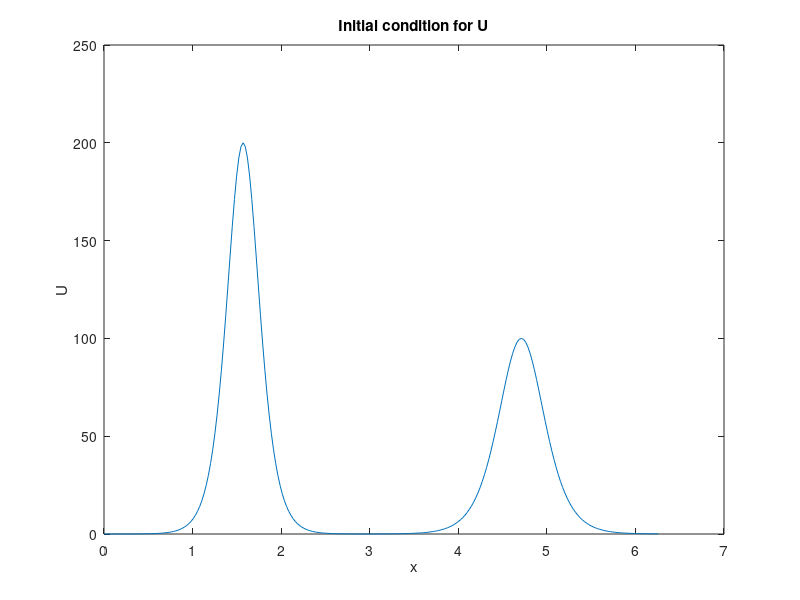
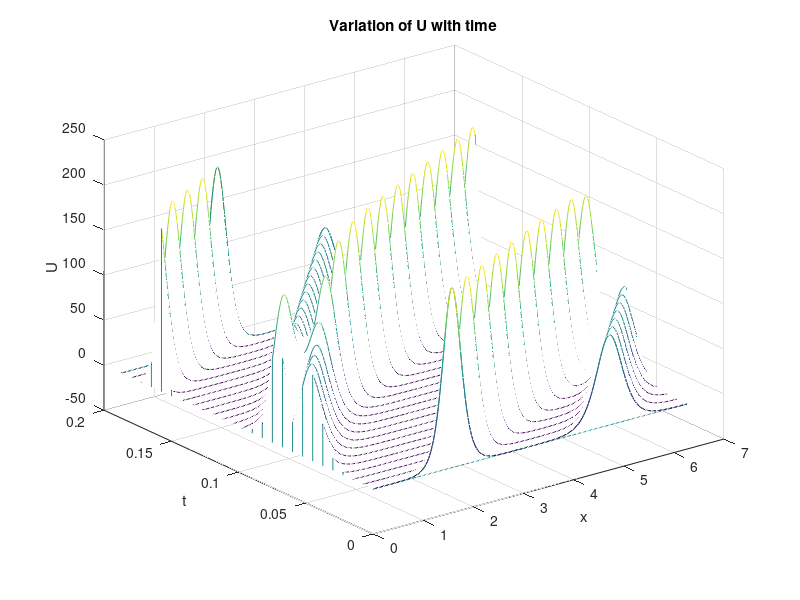
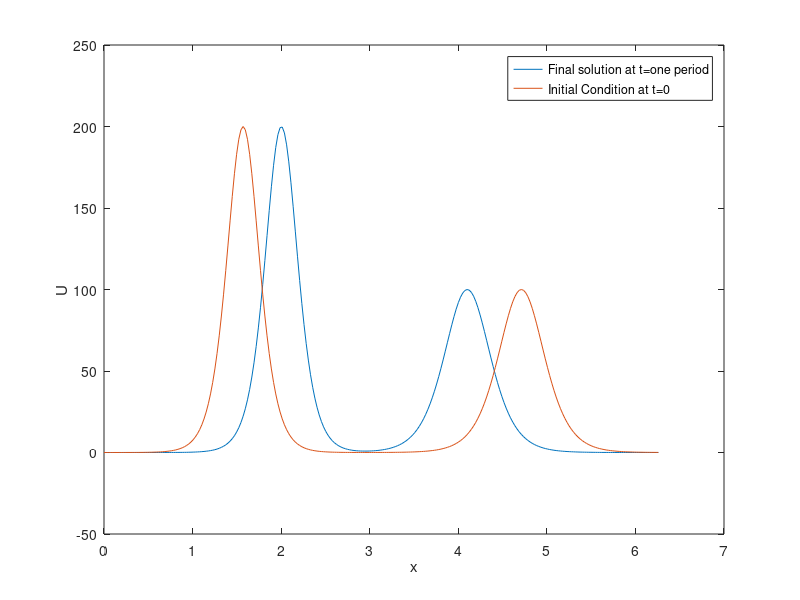

Source code (MATLAB) for these figures, in order:
%% InteractingSoliton.m 

%% Author: Louise Olsen-Kettle (email: l.kettle1@uq.edu.au, @DrOlsen-Kettle)
%% Code to supplement lecture notes by Louise Olsen-Kettle:
%% Numerical solution of Partial Differential Equations (PDEs)
%% Webpage: http://espace.library.uq.edu.au/view/UQ:239427
%% ISBN: 978-1-74272-149-1

% using the spectral method with modification for unstable Uxxx term 
% solving the KdV equation : U_t + U U_x + U_xxx = 0
% with initial conditions of 2 solitons with different speeds


x1=0;
a = 2.*pi; % length in x-direction
x2=a;

A = 100; % A = maximum amplitude of the soliton
V=A/3.; % V = speed at which the solition travels

T = 2.*pi/V; % length of time for solution

n = 128;   % no of grid points Xn

dx = a/(2.*n); % grid spacing in x direction

dt = (dx^3)/(2*pi^2) 

m = round(T/dt)

t=0.; % initial time = 0

% set up mesh in x-direction:
x = linspace(x1,x2-dx, 2*n)';

% matlab stores wave numbers differently from us:
nu = [0:n  -n+1:-1]';

% define U^0 at t_k = 0 
U_tk_1 = A*sech(sqrt(A/12.)*(x-3*pi/2)).^2 + 2*A*sech(sqrt(2.*A/12.)*(x-pi/2)).^2;

initial_U = U_tk_1;

% define U^(-1) at t_k = -1
% using U^(-1) = U^0(x+V*dt) since soliton moves at speed V and t=-dt :
U_tk_2 = A*sech(sqrt(A/12.)*(x-3*pi/2 + V*dt)).^2 + 2*A*sech(sqrt(2.*A/12.)*(x-pi/2 + V*dt)).^2;

figure(1)
plot (x,U_tk_1,'-')
%axis ([0 2*pi 0 2])
title ('Initial condition for U')
xlabel ('x')
ylabel ('U')

% store solution every 100th timestep in matrix U(nxm):

U=zeros(2*n,round(m/10000));
tvec=zeros(round(m/10000),1);

U(:,1) = U_tk_1;
tvec(1) = t;

U_tk = zeros(2*n,1);

kk=1;
% now march solution forward in time using U_tk+1 = U_tk-1 - 2*i*dt*(c(x)*ifft(nu*fft(U_tk))) :

for k = 1:m-1
    t = t+dt;

    uhat = fft(U_tk_1);
    what = 1i*nu.*(uhat);
    w = real(ifft(what));
    uhat = fft(U_tk_1);
    what = -1i*sin(nu.^3*dt).*(uhat);
    www = real(ifft(what));

    U_tk = U_tk_2 - 2*dt*U_tk_1.*w - 2.*www ;
    % for next time step:
    U_tk_2 = U_tk_1;
    U_tk_1 = U_tk;

    if mod(k,10000)==0
       U(:,kk+1) = U_tk;
       tvec(kk+1) = t;
       kk=kk+1;
    end

end
kk


figure(2)
waterfall(x,tvec,U')
%axis ([0 1 0 2 0 1.1])
title ('Variation of U with time')
xlabel ('x')
ylabel ('t')
zlabel ('U')


figure(3)
plot (x,U_tk,x,initial_U)
%axis ([0 2 0 1.1])
legend('Final solution at t=one period','Initial Condition at t=0')
xlabel ('x')
ylabel ('U')
